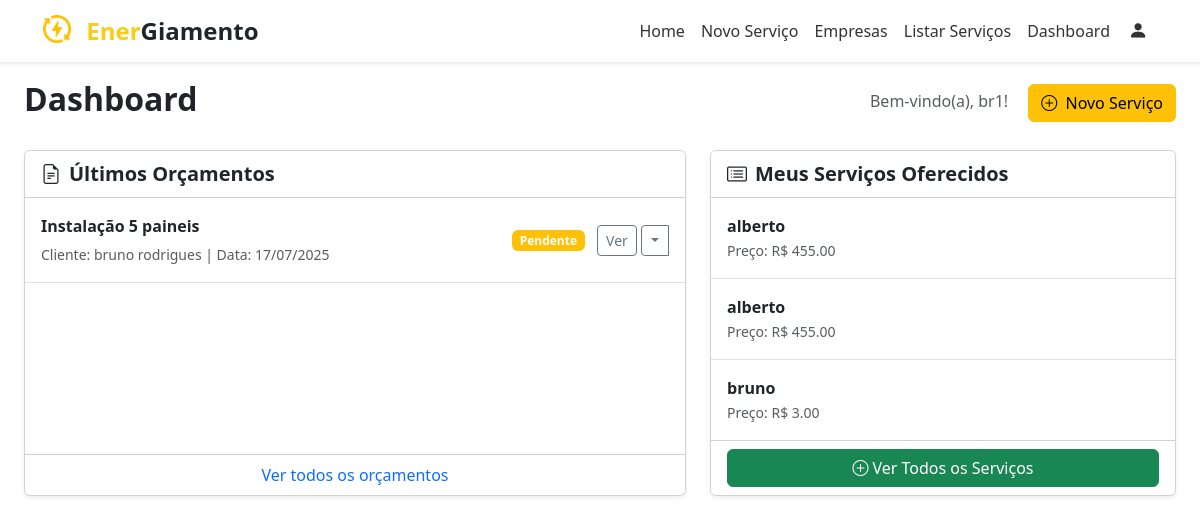
The app's page /dashboard_forn (signed in), older data.
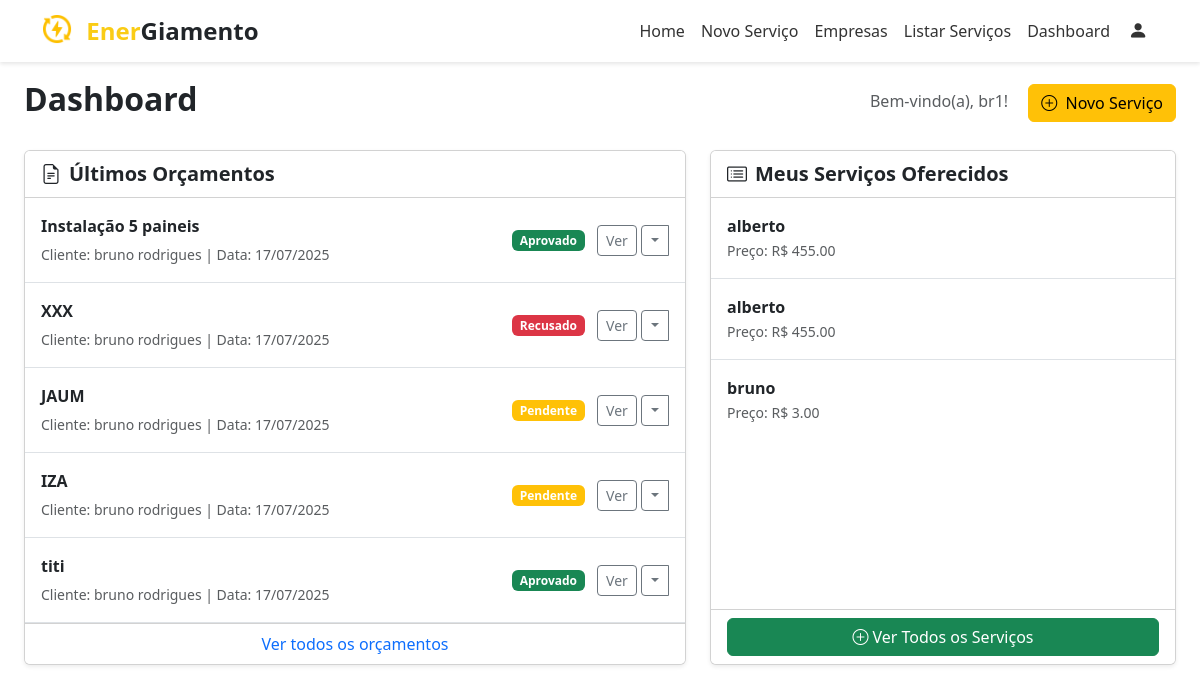
The same page, newer data.
### app/models.py (models this page shows)
class Fornecedor(db.Model):
    idfornecedor = db.Column(db.Integer, primary_key=True)
    nome = db.Column(db.String(100))
    cnpj = db.Column(db.String(18))
    contato_idcontato = db.Column(db.Integer, db.ForeignKey('contato.idcontato'))
    cadastro_idcadastro = db.Column(db.Integer, db.ForeignKey('cadastro.idcadastro'))
    endereco_idendereco = db.Column(db.Integer, db.ForeignKey('endereco.idendereco'))
    endereco = db.relationship('Endereco', back_populates='fornecedores')
    atualizacao_servico = db.Column(db.Date)
    contato = db.relationship('Contato')
    servicos = db.relationship(
        'Servico',
        secondary='servico_has_fornecedor',
        back_populates='fornecedores'
    )
    orcamentos = db.relationship(
        'Orcamento',
        secondary='orcamento_has_fornecedor',
        back_populates='fornecedores'
    )

class Orcamento(db.Model):
    idproposta = db.Column(db.Integer, primary_key=True)
    descricao = db.Column(db.Text)
    area_placas = db.Column(db.Integer)
    valor_orcamento = db.Column(db.Integer)
    status_orcamento = db.Column(db.Integer)
    vencedor = db.Column(db.String(45))
    data_proposta = db.Column(db.Date)
    data_reposta = db.Column(db.Date)
    local = db.Column(db.String(100))
    clientes = db.relationship(
        'Cliente',
        secondary='proposta_has_cliente',
        back_populates='orcamentos'
    )
    fornecedores = db.relationship(
        'Fornecedor',
        secondary='orcamento_has_fornecedor',
        back_populates='orcamentos'
    )

class Cliente(db.Model):
    idcliente = db.Column(db.Integer, primary_key=True)
    nome = db.Column(db.String(100))
    cpf = db.Column(db.String(14))
    contato_idcontato = db.Column(db.Integer, db.ForeignKey('contato.idcontato'))
    cadastro_idcadastro = db.Column(db.Integer, db.ForeignKey('cadastro.idcadastro'))
    status = db.Column(db.Integer)
    data_cadastro = db.Column(db.Date)
    endereco_idendereco = db.Column(db.Integer, db.ForeignKey('endereco.idendereco'))
    endereco = db.relationship('Endereco')
    data_nascimento = db.Column(db.Date)
    contato = db.relationship('Contato')
    orcamentos = db.relationship(
        'Orcamento',
        secondary='proposta_has_cliente',
        back_populates='clientes'
    )

class Servico(db.Model):
    idservico = db.Column(db.Integer, primary_key=True)
    nome = db.Column(db.String(100))
    descricao = db.Column(db.String(200))
    preco = db.Column(db.Integer)
    fornecedores = db.relationship(
        'Fornecedor',
        secondary='servico_has_fornecedor',
        back_populates='servicos'
    )

### app/main/__init__.py (the view)
@main.route('/dashboard_forn')
def dashboard_forn():
    usuario_id = session.get('idcadastro')
    if not usuario_id:
        return "Fornecedor não encontrado"
    fornecedor_logado = Fornecedor.query.filter_by(cadastro_idcadastro=usuario_id).first()
    servicos_do_fornecedor = fornecedor_logado.servicos
    orcamento_do_fornecedor = fornecedor_logado.orcamentos
    return render_template('dashboard_forn.html', usuario=session.get('usuario'), meus_servicos=servicos_do_fornecedor, orcamentos=orcamento_do_fornecedor)

### app/templates/dashboard_forn.html (shortened to what this page needs)
{% extends "base_forn.html" %}
{% block content %}
<div class="container-fluid p-4">
    <div class="d-flex justify-content-between align-items-center mb-4">
        <h1 class="h2 fw-bold">Dashboard</h1>
        <div>
            <span class="text-muted me-3">Bem-vindo(a), {{ usuario }}!</span>
            <a href="{{ url_for('main.novo_orcamento') }}" class="btn btn-warning">
                <i class="bi bi-plus-circle me-1"></i>
                Novo Serviço
            </a>
        </div>
    </div>
    <div class="row g-4">
        <div class="col-lg-7">
            <div class="card shadow-sm h-100">
                <div class="card-header bg-white fw-bold fs-5">
                    <i class="bi bi-file-earmark-text me-2"></i>Últimos Orçamentos
                </div>
                <div class="card-body p-0">
                    <ul class="list-group list-group-flush">
                        {% for orcamento in orcamentos %}
                        <li class="list-group-item d-flex justify-content-between align-items-center p-3">
                            <div>
                                <p class="mb-1 fw-bold">{{ orcamento.descricao }}</p>
                                <small class="text-muted">Cliente: {{ orcamento.clientes[0].nome }} | Data: {{ orcamento.data_proposta.strftime('%d/%m/%Y') }}</small>
                            </div>
                            <div>
                                {% if orcamento.status_orcamento == 1 %}
                                    <span class="badge bg-success me-2">Aprovado</span>
                                {% elif orcamento.status_orcamento == 2 %}
                                    <span class="badge bg-danger me-2">Recusado</span>
                                {% else %}
                                    <span class="badge bg-warning me-2">Pendente</span>
                                {% endif %}
                                <a href="#" class="btn btn-outline-secondary btn-sm" data-bs-toggle="modal" data-bs-target="#detalhesOrcamentoModal"data-bs-descricao="{{ orcamento.descricao }}"data-bs-cliente="{{ orcamento.clientes[0].nome }}"data-bs-data="{{ orcamento.data_proposta.strftime('%d/%m/%Y') }}"data-bs-valor="{{ orcamento.valor_orcamento | round(2) }}"data-bs-status="{{ orcamento.status_orcamento }}">Ver</a>
                                <div class="btn-group">
                                    <button type="button" class="btn btn-outline-secondary btn-sm dropdown-toggle dropdown-toggle-split" data-bs-toggle="dropdown" aria-expanded="false">
                                        <span class="visually-hidden">...</span> </button>
                                </div>
                            </div>
                        </li>
                        {% else %}
                            <li class="list-group-item text-center text-muted p-4">Nenhum orçamento cadastrado.</li>
                        {% endfor %}
                    </ul>
                </div>
                <div class="card-footer bg-white text-center">
                    <a href="#" class="text-decoration-none">Ver todos os orçamentos</a>
                </div>
            </div>
        </div>
        <div class="col-lg-5">
            <div class="card shadow-sm h-100">
                <div class="card-header bg-white fw-bold fs-5">
                    <i class="bi bi-card-list me-2"></i>Meus Serviços Oferecidos
                </div>
                <div class="card-body p-0">
                    <ul class="list-group list-group-flush">
                        {% for servico in meus_servicos %}
                        <li class="list-group-item d-flex justify-content-between align-items-center p-3">
                            <div>
                                <p class="mb-0 fw-bold">{{ servico.nome }}</p>
                                <small class="text-muted">Preço: R$ {{ "%.2f"|format(servico.preco) }}</small>
                            </div>
                        </li>
                        {% else %}
                            <li class="list-group-item text-center text-muted p-4">Nenhum serviço cadastrado.</li>
                        {% endfor %}
                    </ul>
                </div>
                <div class="card-footer bg-white text-center">
                    <a href="{{ url_for('main.servicos_forn') }}" class="btn btn-success w-100">
                        <i class="bi bi-plus-circle me-1"></i>Ver Todos os Serviços
                    </a>
                </div>
            </div>
        </div>
    </div>
</div>
{% endblock %}

### app/templates/base_forn.html (shortened to what this page needs)
<!DOCTYPE html>
<html lang="pt-BR">
<head>
    <link href="https://cdn.jsdelivr.net/npm/bootstrap@5.3.3/dist/css/bootstrap.min.css" rel="stylesheet">
    <link rel="stylesheet" href="https://cdn.jsdelivr.net/npm/bootstrap-icons@1.11.3/font/bootstrap-icons.min.css">
</head>
<body>
    <header>
        <nav class="navbar navbar-expand-lg navbar-light bg-light fixed-top">
            <div class="container">
                <a class="navbar-brand navbar-brand-custom" href="{{ url_for('main.index') }}">
                    <img src="../static/img/logoo1.png" alt="Logo EnerGiamento" height="30" class="d-inline-block align-text-top me-2">
                    <span>Ener</span><span class="text-dark">Giamento</span>
                </a>
                <div class="collapse navbar-collapse" id="navbarContent">
                    <ul class="navbar-nav ms-auto mb-2 mb-lg-0 align-items-center">
                        <li class="nav-item">
                            <a class="nav-link" href="{{ url_for('main.index_forn') }}">Home</a>
                        </li>
                        <li class="nav-item">
                            <a class="nav-link" href="{{ url_for('main.novo_servico') }}">Novo Serviço</a>
                        </li>
                        <li class="nav-item">
                            <a class="nav-link" href="{{ url_for('main.empresas') }}">Empresas</a>
                        </li>
                        <li class="nav-item">
                            <a class="nav-link" href="{{ url_for('main.servicos_forn') }}">Listar Serviços</a>
                        </li>
                        <li class="nav-item">
                            <a class="nav-link" href="{{ url_for('main.dashboard_forn') }}">Dashboard</a>
                        </li>
                        <li class="nav-item dropdown">
                        <a class="nav-link btn btn-secondary btn-circle" href="#" id="navbarDropdown" role="button" data-bs-toggle="dropdown" aria-expanded="false">
                            <i class="bi bi-person-fill"></i> </a>
                        </li>
                    </ul>
                </div>
            </div>
        </nav>
    </header>
    <main>
        {% block content %}{% endblock %}
    </main>
</body>
</html>

### app/templates/base_forn.html (style rules this page uses)
body, html { margin: 0; padding: 0; width: 100%; height: 100%; }
body { padding-top: 56px; min-height: 100vh; flex-direction: column; }
main { display: block; }
.navbar-brand-custom { color: #facc15 !important; font-weight: bold; font-size: 1.5rem; }
.navbar { background-color: white !important; box-shadow: 0 2px 4px rgba(0,0,0,.1); }
.nav-link { font-weight: 500; color: #333 !important; }
.btn-circle { width: 40px; height: 40px; border-radius: 50%; display: flex; align-items: center; justify-content: center; padding: 0; font-size: 1.2rem; }

Row changes from the older to the newer data that the page shows:
changed Orcamento "Instalação 5 paineis": status_orcamento "Pendente" → "Aprovado"
added Orcamento: descricao "XXX", nome "bruno rodrigues", data_proposta "17/07/2025", status_orcamento "Recusado"
added Orcamento: descricao "JAUM", nome "bruno rodrigues", data_proposta "17/07/2025", status_orcamento "Pendente"
added Orcamento: descricao "IZA", nome "bruno rodrigues", data_proposta "17/07/2025", status_orcamento "Pendente"
added Orcamento: descricao "titi", nome "bruno rodrigues", data_proposta "17/07/2025", status_orcamento "Aprovado"
